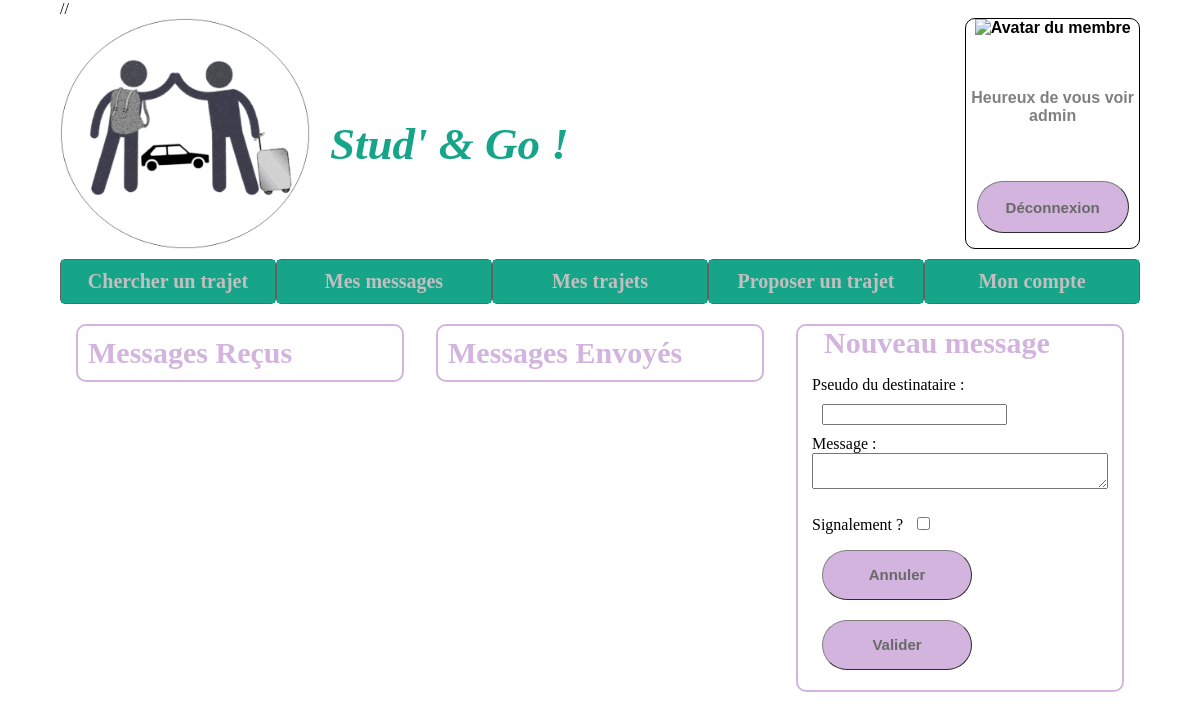
The page /Controleur/mesMessages.controler.php (signed in) on the database as committed earlier.
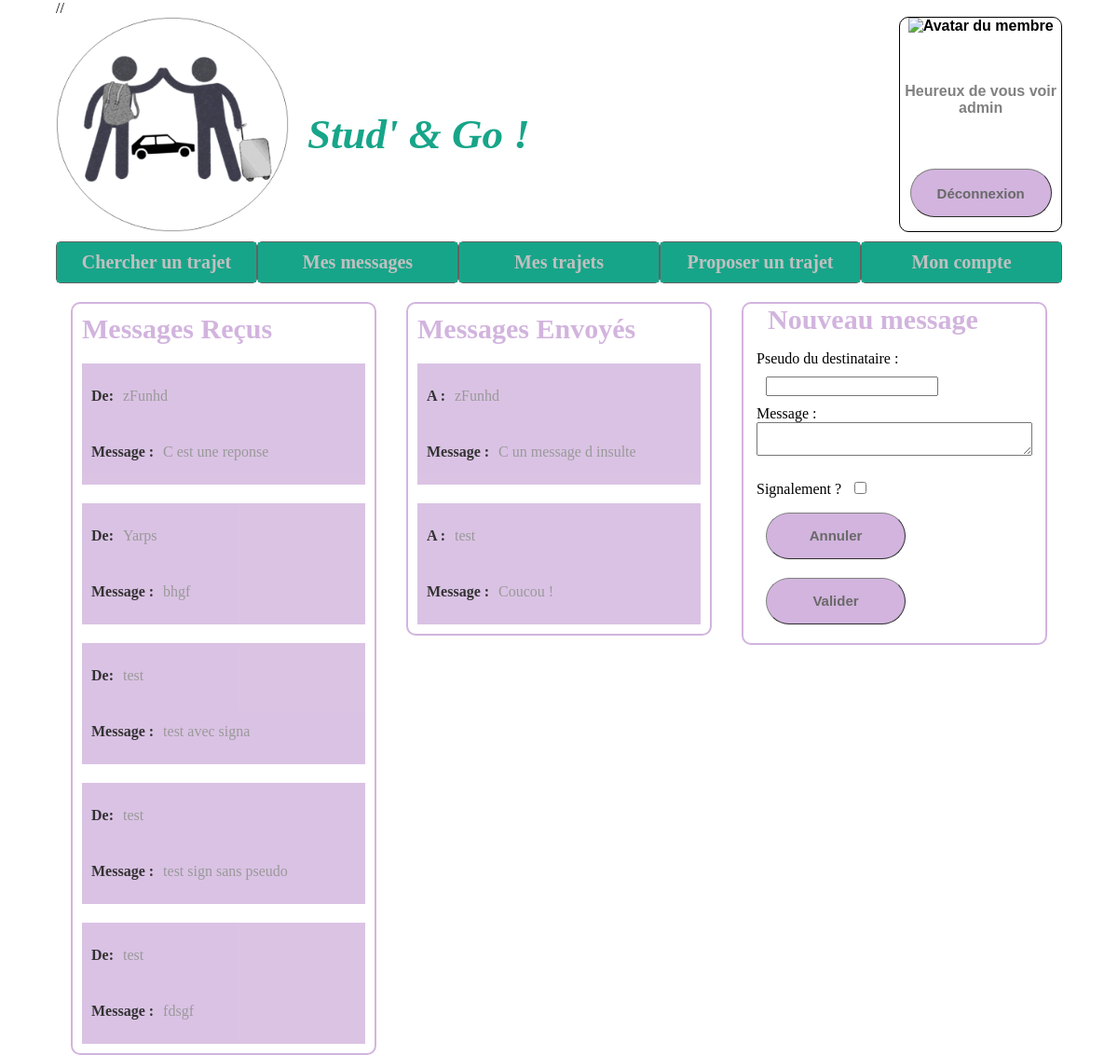
The same page on the database as committed later.
### tables this page shows
CREATE TABLE MEMBRE (
  id INTEGER,
  nom TEXT NOT NULL,
  prenom TEXT NOT NULL,
  pseudo TEXT NOT NULL unique,
  dateNaissance TEXT NOT NULL,
  adresseMail TEXT NOT NULL unique,
  numeroTel TEXT NOT NULL,
  motDePasse TEXT NOT NULL,
  avatar TEXT NOT NULL,
  signalement INTEGER DEFAULT 0,
  PRIMARY KEY(id)
);

CREATE TABLE MESSAGE (
  numeroMessage INTEGER,
  description TEXT NOT NULL,
  signalement INTEGER DEFAULT 0,
  expediteur INTEGER NOT NULL,
  destinataire INTEGER NOT NULL,
  PRIMARY KEY(numeroMessage),
  FOREIGN KEY (expediteur) REFERENCES membre(id) ON DELETE CASCADE ON UPDATE NO ACTION,
  FOREIGN KEY (destinataire) REFERENCES membre(id) ON DELETE CASCADE ON UPDATE NO ACTION
);

### Modele/messageDAO.model.php (called while the page is built, shortened)
<?php
require_once('message.model.php');
class messageDAO{
  private $db;
  private $database="../Modele/data/coVoiturage.db";
  function __construct(){
    try{
      $this->db = new PDO("sqlite:$this->database",'','');
    }
    catch(Exception $e){
      die('Erreur : '. $e->getMessage());
    }
  }
  function getMessagesEnvoyes($idUtilisateur){
    $requete="SELECT * FROM message WHERE expediteur=$idUtilisateur";
    $mesInfos=$this->db->query($requete);
    $mesMessagesEnvoyes=$mesInfos->fetchAll(PDO::FETCH_CLASS,'Message');
    return (empty($mesMessagesEnvoyes) ? null : $mesMessagesEnvoyes);
  }
  function getMessagesRecus($idUtilisateur){
    $requete="SELECT * FROM message WHERE destinataire=$idUtilisateur;";
    $mesInfos=$this->db->query($requete);
    $mesMessagesRecus=$mesInfos->fetchAll(PDO::FETCH_CLASS,'Message');
    return (empty($mesMessagesRecus) ? null : $mesMessagesRecus);
  }
}
?>

### Modele/view.class.php (called while the page is built, shortened)
<?php
class View {
  private $path="";
  function __construct(string $path="") {
    $this->path = $path;
  }
  function show(string $path="") {
    $p = $path ? $path : $this->path;
    include($p);
  }
}
?>

### Modele/membreDAO.model.php (called while the page is built, shortened)
<?php
require_once('membre.model.php');
class membreDAO{
  private $db;
  private $database = "../Modele/data/coVoiturage.db";
  function __construct(){
    try{
      $this->db = new PDO("sqlite:$this->database",'','');
    }
    catch(Exception $e){
      die('Erreur : '. $e->getMessage());
    }
  }
  function getMembreById($id){
    $requete = "SELECT * FROM membre WHERE id='$id'";
     $mesInfos = $this->db->query($requete);
     $mesMembres = $mesInfos->fetchAll(PDO::FETCH_CLASS,'Membre');
     return (empty($mesMembres)) ? null : $mesMembres[0];
  }
}
 ?>

### Modele/membre.model.php (called while the page is built, shortened)
<?php
class Membre{
  private $pseudo;
  private $avatar;
  public function getPseudo(){
    return $this->pseudo;
  }
  public function getAvatar(){
    return $this->avatar;
  }
}
 ?>

### Modele/message.model.php (called while the page is built, shortened)
<?php
  class Message{
    private $description;
    function getDescription(){
      return $this->description;
    }
  }
 ?>

### Vue/mesMessages.vue.php (the view, shortened to what this page needs)
<!DOCTYPE html>
<html lang="fr" dir="ltr">
<head>
  <link rel="stylesheet" href="../Ressource/mainVue.css">
</head>
<body>
  <?php include('zoneUtilisateurOn.view.php'); ?>
  <?php include('../Vue/menuNav.vue.php') ?>
  <div id="mesMessageStyle">
    <div class="categorie">
      <h2>Messages Reçus</h2>
      <?php
      if(!(empty($this->messagesRecus))){
        $i=0;
        foreach ($this->messagesRecus as $unMessageRecu){
          echo "<div class=\"messageEntier\"><div class=\"infoMessage\"><p>De: </p><p>".$this->tableauExpediteurs[$i]."</p></div>";
          echo "<div class=\"infoMessage\"><p>Message : </p><p>".$unMessageRecu->getDescription()."</p></div></div>";
          $i++;
        }
      }?>
    </div>
    <div class="categorie">
      <h2>Messages Envoyés</h2>
      <?php
      if(!(empty($this->messagesEnvoyes))){
        $i=0;
        foreach ($this->messagesEnvoyes as $unMessageEnvoye){
          echo "<div class=\"messageEntier\"><div class=\"infoMessage\"><p>A :</p><p>".$this->tableauDestinataires[$i]."</p></div>";
          echo "<div class=\"infoMessage\"><p>Message : </p><p>".$unMessageEnvoye->getDescription()."</p></div></div>";
          $i++;
        }
      }?>
    </div>
    <form class="categorie"  name="formNewMessage" class="formNewMessage" action="../Controleur/newMessage_form.controler.php" method="post" >
      <fieldset >
        <legend>Nouveau message</legend>
        <label for="champ_destinataire">Pseudo du destinataire :</label>
        <input type="text" name="champ_destinataire">
        <div class="entreeMessage">
          <label for="champ_descriptionMessage">Message :</label>
          <textarea name="champ_descriptionMessage" required></textarea>
        </div>
        <br>
        <label for="champ_signalement">Signalement ?</label>
        <input type="checkbox" name="signalement" id="champ_signalement">
        <div>
          <input class="boutonsLogin" type="reset" value="Annuler">
          <input class="boutonsLogin" type="submit" value="Valider">
        </div>
      </form>
    </div>
  </body>
</html>

### Controleur/mesMessages.controler.php (shortened to what this page needs)
<?php
  if (!isset($_SESSION['id'])) {
    header('Location:../index.php');
  }
  else {
    require_once('../Modele/view.class.php');
    require_once('../Modele/membreDAO.model.php');
    require_once("../Modele/messageDAO.model.php");
    $view = new View();
    $membreDAO = new membreDAO();
    $messageDAO = new messageDAO();
    $membre = $membreDAO->getMembreById($_SESSION['id']);
    $messagesEnvoyes = $messageDAO->getMessagesEnvoyes($_SESSION['id']);
    $messagesRecus=$messageDAO->getMessagesRecus($_SESSION['id']);
    $tableauPseudoExpediteur = array(array());
    $i=0;
    if($messagesRecus!=null){
      foreach ($messagesRecus as $unMessage) {
        $tableauPseudoExpediteur [$i] = $membreDAO->getMembreById($unMessage->getExpediteur())->getPseudo();
        $i++;
      }
    }
    $tableauPseudoDestinataire= array(array());
    $i=0;
    if($messagesEnvoyes!=null){
      foreach ($messagesEnvoyes as $unMessage) {
        $tableauPseudoDestinataire [$i] = $membreDAO->getMembreById($unMessage->getDestinataire())->getPseudo();
        $i++;
      }
    }
    $view->messagesRecus = $messagesRecus;
    $view->messagesEnvoyes=$messagesEnvoyes;
    $view->tableauDestinataires=$tableauPseudoDestinataire;
    $view->tableauExpediteurs=$tableauPseudoExpediteur;
    $view->pseudoMembre=$membre->getPseudo();
    $view->avatarMembre=$membre->getAvatar();
    $view->show('../Vue/mesMessages.vue.php');
  }
 ?>

### Vue/zoneUtilisateurOn.view.php
<div id="zoneDeconnexion">
  <div class="enteteLogo">
    <a href="mainControler.controler.php"><img src="./../Ressource/logo.png" alt="Logo du site"></a>
    <h1>Stud' & Go ! </h1>
  </div>
 <div id="messageBienvenue">
   <img src="<?php echo "../Ressource/avatar/$this->avatarMembre"?>" alt="Avatar du membre">
   <p>Heureux de vous voir <br> <?=$this->pseudoMembre ?></p>
   <a href="deconnexion.controler.php">
     <div class="boutonsLogin">
       <br>Déconnexion
     </div></a>
 </div>
</div>

### Vue/menuNav.vue.php
<ul id="ulMenuNav">
  <li><a href="../Controleur/mainControler.controler.php">Chercher un trajet</a></li>
  <li><a href="../Controleur/mesMessages.controler.php">Mes messages</a></li>
  <li><a href="#">Mes trajets</a></li>
<li><a href="../Controleur/newTrajet.controler.php">Proposer un trajet</a></li>
  <li><a href="../Controleur/compte.controler.php">Mon compte</a></li>
</ul>

### Ressource/mainVue.css (style rules this page uses)
body { width: 90%; margin: auto; }
.enteteLogo { display: flex; }
.enteteLogo a img { width: 250px; }
.enteteLogo h1 { margin-top: 100px; margin-left: 20px; font-size: 45px; color: #17a589; font-style: oblique; font-family: "Bradley Hand"; }
.boutonsLogin { width: 150px; height: 50px; border: 1px grey outset; background-color: #d2b4de ; border-radius: 30px; font-weight: bold; font-family:"Bradley Hand", sans-serif; color: #696969; font-size: 15px; text-align: center; }
a { text-decoration: none; }
#zoneDeconnexion { display: flex; justify-content: space-between; }
#messageBienvenue { align-items: center; border: 1px solid black; border-radius: 10px; font-family: "Optima", sans-serif; font-weight: bold; text-align: center; display: flex; flex-direction: column; justify-content: space-between; }
#messageBienvenue p { margin: 0px 5px 0px 5px; }
#messageBienvenue a { margin: 5px 0px 15px 0px; }
#ulMenuNav { display: flex; list-style-type: none; margin: auto; justify-content: center; align-items: center; margin-top: 10px; padding-left: 0px; }
#ulMenuNav li { border: 1px solid #626262; border-radius: 5px; width: 100%; }
#ulMenuNav a { padding: 10px; display: block; background-color: #17a589; text-decoration: none; color: #C0C0C0; font-weight: bold; text-align: center; font-size: 20px; }
#infosCompte label,p { color: gray; }
#mesMessageStyle { display: flex; flex-direction: row; justify-content: space-between; }
.categorie { margin: auto; margin-top: 20px; justify-content: center; width: 30%; display: flex; flex-direction: column; border: 2px solid #d2b4de; border-radius: 10px; }
#mesMessageStyle fieldset { border: none; }
#mesMessageStyle h2,legend { font-size: 30px; color: #d2b4de; margin:10px; font-weight: bold; }
#mesMessageStyle input { margin:10px; }
textarea { width: 100%; }
.entreeMessage { display: flex; flex-direction: column; }
.infoMessage { display: flex; justify-content:flex-start; margin-bottom: 10px; color: gray; margin: 10px;; }
.messageEntier { background-color: #d2b4de; opacity:0.8; margin: 10px; }
.infoMessage p:first-child,p:nth-child(3) { color: black; font-weight: bold; margin-right: 10px; }

Rows that differ between the two databases and show on the page:
added message: tableauExpediteurs "zFunhd", description "C est une reponse", shown under "Messages Reçus"
added message: expediteur.pseudo "Yarps", description "bhgf", shown under "Messages Reçus"
added message: description "test avec signa", shown under "Messages Reçus"
now on this page (row unchanged): membre: motDePasse "test"
added message: description "test sign sans pseudo", shown under "Messages Reçus"
added message: description "fdsgf", shown under "Messages Reçus"
added message: tableauDestinataires "zFunhd", description "C un message d insulte", shown under "Messages Envoyés"
added message: tableauDestinataires "test", description "Coucou !", shown under "Messages Envoyés"
